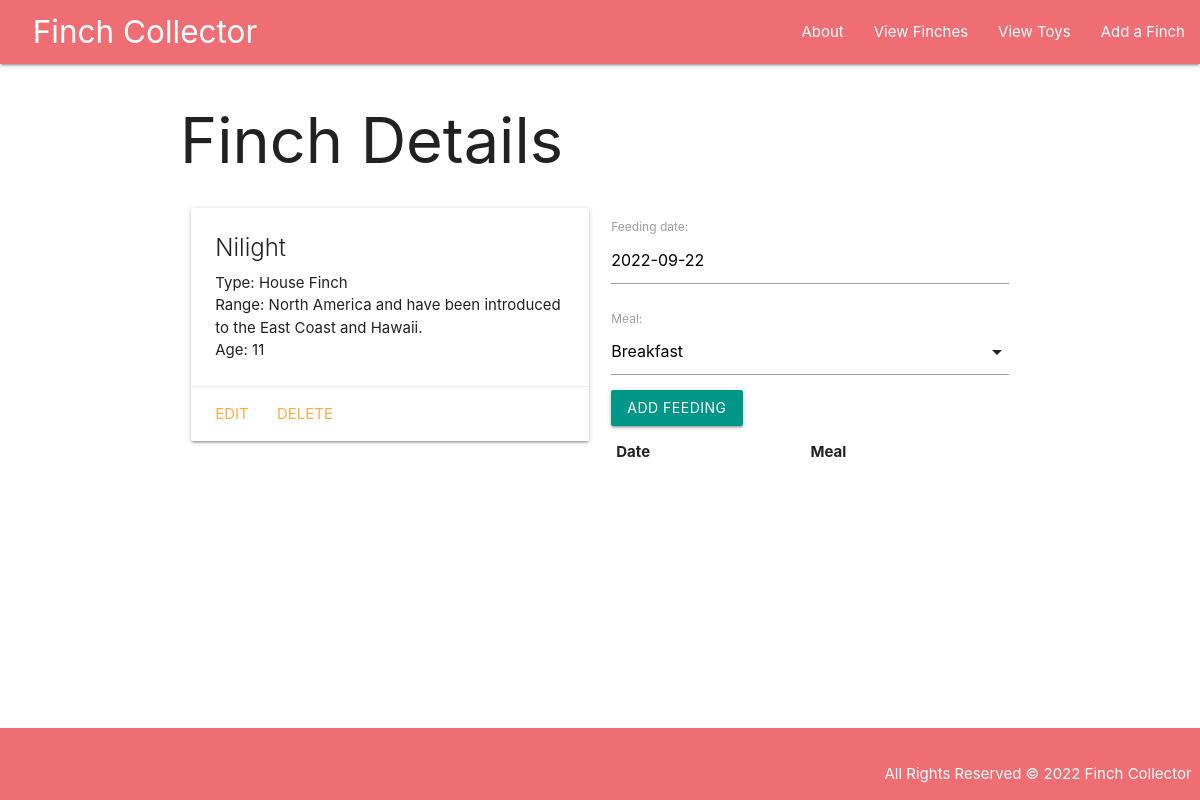
The page /finches/2/ on the database its author committed.
### main_app/models.py (models this page shows, shortened)
class Finch(models.Model):
  name = models.CharField(max_length=100)
  type = models.CharField(max_length=100)
  region = models.TextField(max_length=250)
  age = models.IntegerField()

### main_app/views.py (the view)
# urls.py: path('finches/<int:finch_id>/', views.finch_details, name='details'),
def finch_details(request, finch_id):
  finch = Finch.objects.get(id=finch_id)
  feeding_form = FeedingForm()
  return render(request, 'finches/detail.html',
  {
    'finch': finch,
    'page_name' : 'Details',
    'feeding_form' : feeding_form
  })

### main_app/forms.py
class FeedingForm(ModelForm):
  class Meta:
    model = Feeding
    fields = ('date', 'meal')

### main_app/templates/finches/detail.html (shortened to what this page needs)
{% extends 'base.html' %}
{% block content %}
<h1>Finch Details</h1>
<div class="row">
  <div class="col s6">
    <div class="card">
      <div class="card-content">
        <span class="card-title">{{ finch.name }}</span>
        <p>Type: {{ finch.type }}</p>
        <p>Range: {{ finch.region }}</p>
        <p>Age: {{ finch.age }}</p>
      </div>
      <div class="card-action">
        <a href="{% url 'finch_update' finch.id %}">Edit</a>
        <a href="{% url 'finch_delete' finch.id %}">Delete</a>
      </div>
    </div>
  </div>
  <div class="col s6">
    <form action="{% url 'add_feeding' finch.id%}" method="POST">
      {{ feeding_form.as_p }}
      <input class="btn teal"type="submit" value="Add Feeding">
    </form>
    <table class="striped">
      <thead>
        <tr>
          <th>Date</th>
          <th>Meal</th>
        </tr>
      </thead>
    </table>
  </div>
</div>
{% endblock %}

### main_app/static/css/style.css (style rules this page uses)
body { display: flex; flex-direction: column; min-height: 100vh; }

### rows shown on the page
Finch: name "Nilight", type "House Finch", region "North America and have been introduced to the East Coast and Hawaii.", age "11"
